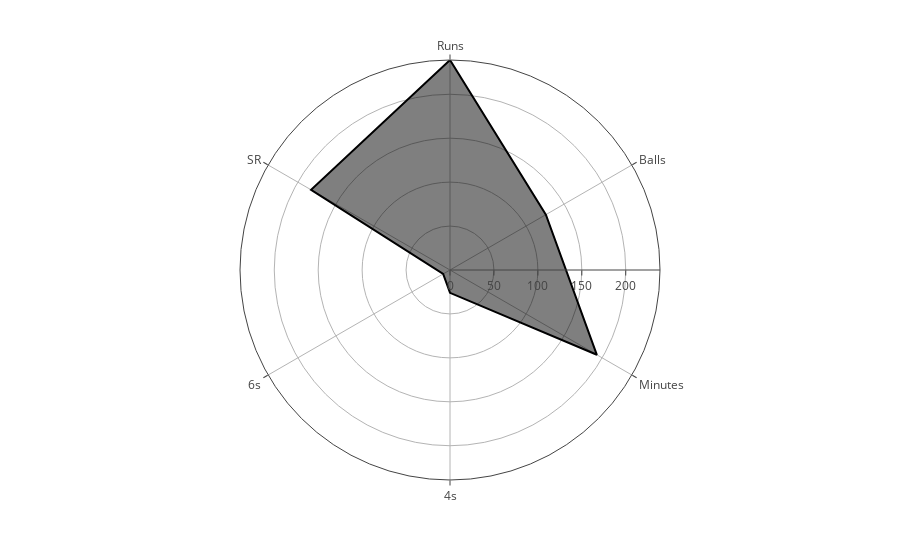

The notebook cell this image was saved under:
### Code cell
fig = px.line_polar(r=list(o.values[0])[1:], theta=list(o.columns)[1:],line_close=True,template = None)
fig.update_traces(fill='toself')
fig.show()

### Figure 1 — Plotly figure (JSON) as saved in the notebook; plotly's stock layout.template omitted (floating-point values rounded to 4 significant figures)
{"data": [{"fill": "toself", "hovertemplate": "r=%{r}<br>theta=%{theta}<extra></extra>", "legendgroup": "", "line": {"color": "#000001", "dash": "solid"}, "mode": "lines", "name": "", "r": [239, 126, 193, 26, 9, 182.6, 239], "showlegend": false, "subplot": "polar", "theta": ["Runs", "Balls", "Minutes", "4s", "6s", "SR", "Runs"], "type": "scatterpolar"}], "layout": {"legend": {"tracegroupgap": 0}, "margin": {"t": 60}, "polar": {"angularaxis": {"direction": "clockwise", "rotation": 90}, "domain": {"x": [0, 1], "y": [0, 1]}}}}
